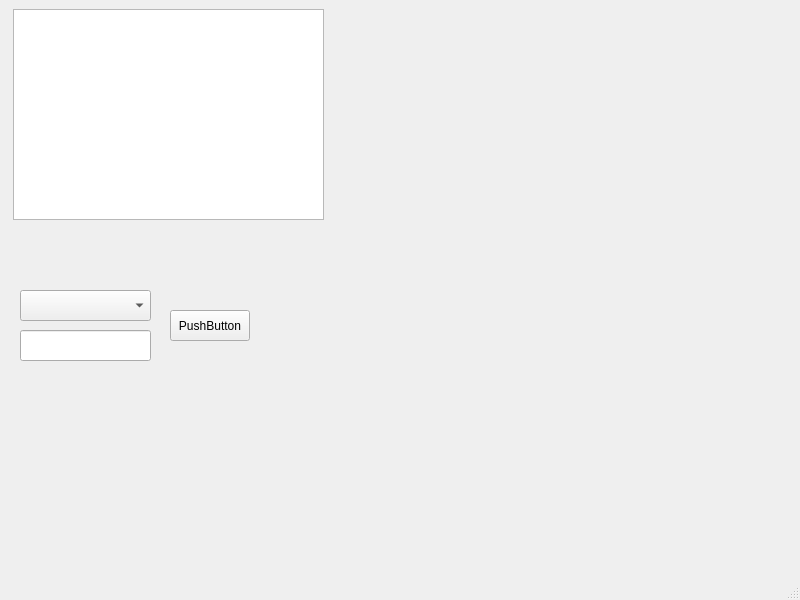
<?xml version="1.0" encoding="UTF-8"?>
<ui version="4.0">
 <class>MainWindow</class>
 <widget class="QMainWindow" name="MainWindow">
  <property name="geometry">
   <rect>
    <x>0</x>
    <y>0</y>
    <width>800</width>
    <height>600</height>
   </rect>
  </property>
  <property name="windowTitle">
   <string>MainWindow</string>
  </property>
  <widget class="QWidget" name="centralwidget">
   <widget class="QTextEdit" name="txtmostrarDatos">
    <property name="geometry">
     <rect>
      <x>13</x>
      <y>9</y>
      <width>311</width>
      <height>211</height>
     </rect>
    </property>
   </widget>
   <widget class="QLineEdit" name="entBuscar">
    <property name="geometry">
     <rect>
      <x>20</x>
      <y>330</y>
      <width>131</width>
      <height>31</height>
     </rect>
    </property>
   </widget>
   <widget class="QComboBox" name="cmbBuscarPor">
    <property name="geometry">
     <rect>
      <x>20</x>
      <y>290</y>
      <width>131</width>
      <height>31</height>
     </rect>
    </property>
   </widget>
   <widget class="QPushButton" name="btnBuscar">
    <property name="geometry">
     <rect>
      <x>170</x>
      <y>310</y>
      <width>80</width>
      <height>31</height>
     </rect>
    </property>
    <property name="text">
     <string>PushButton</string>
    </property>
   </widget>
  </widget>
  <widget class="QStatusBar" name="statusbar"/>
  <widget class="QMenuBar" name="menubar">
   <property name="geometry">
    <rect>
     <x>0</x>
     <y>0</y>
     <width>800</width>
     <height>20</height>
    </rect>
   </property>
  </widget>
 </widget>
 <resources/>
 <connections/>
</ui>
